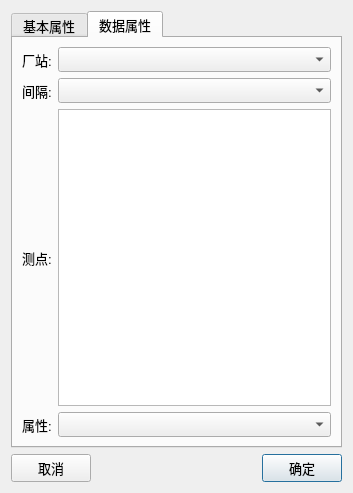
<?xml version="1.0" encoding="UTF-8"?>
<ui version="4.0">
 <class>digitalPage</class>
 <widget class="QDialog" name="digitalPage">
  <property name="geometry">
   <rect>
    <x>0</x>
    <y>0</y>
    <width>353</width>
    <height>480</height>
   </rect>
  </property>
  <property name="font">
   <font>
    <pointsize>10</pointsize>
   </font>
  </property>
  <property name="windowTitle">
   <string>图元</string>
  </property>
  <layout class="QVBoxLayout" name="verticalLayout_4">
   <item>
    <widget class="QTabWidget" name="tabWidget">
     <property name="currentIndex">
      <number>1</number>
     </property>
     <widget class="QWidget" name="baseTab">
      <attribute name="title">
       <string>基本属性</string>
      </attribute>
      <layout class="QVBoxLayout" name="verticalLayout_3">
       <item>
        <widget class="QGroupBox" name="groupBox">
         <property name="title">
          <string>基本信息</string>
         </property>
         <layout class="QVBoxLayout" name="verticalLayout_6">
          <item>
           <layout class="QHBoxLayout" name="horizontalLayout">
            <item>
             <widget class="QLabel" name="label_5">
              <property name="text">
               <string>厂站:</string>
              </property>
             </widget>
            </item>
            <item>
             <widget class="QLineEdit" name="stLineEdit">
              <property name="minimumSize">
               <size>
                <width>0</width>
                <height>25</height>
               </size>
              </property>
             </widget>
            </item>
           </layout>
          </item>
          <item>
           <layout class="QHBoxLayout" name="horizontalLayout_2">
            <item>
             <widget class="QLabel" name="label_6">
              <property name="text">
               <string>间隔:</string>
              </property>
             </widget>
            </item>
            <item>
             <widget class="QLineEdit" name="jgLineEdit">
              <property name="minimumSize">
               <size>
                <width>0</width>
                <height>25</height>
               </size>
              </property>
             </widget>
            </item>
           </layout>
          </item>
          <item>
           <layout class="QHBoxLayout" name="horizontalLayout_3">
            <item>
             <widget class="QLabel" name="label_7">
              <property name="text">
               <string>测点:</string>
              </property>
             </widget>
            </item>
            <item>
             <widget class="QLineEdit" name="ptLineEdit">
              <property name="minimumSize">
               <size>
                <width>0</width>
                <height>25</height>
               </size>
              </property>
             </widget>
            </item>
           </layout>
          </item>
         </layout>
        </widget>
       </item>
       <item>
        <widget class="QGroupBox" name="groupBox_2">
         <property name="title">
          <string>测点布局</string>
         </property>
         <layout class="QVBoxLayout" name="verticalLayout_7">
          <item>
           <layout class="QHBoxLayout" name="horizontalLayout_4">
            <item>
             <widget class="QLabel" name="label_8">
              <property name="text">
               <string>X:</string>
              </property>
             </widget>
            </item>
            <item>
             <widget class="QLineEdit" name="ptX">
              <property name="minimumSize">
               <size>
                <width>0</width>
                <height>25</height>
               </size>
              </property>
             </widget>
            </item>
            <item>
             <widget class="QLabel" name="label_9">
              <property name="text">
               <string>Y:</string>
              </property>
             </widget>
            </item>
            <item>
             <widget class="QLineEdit" name="ptY">
              <property name="minimumSize">
               <size>
                <width>0</width>
                <height>25</height>
               </size>
              </property>
             </widget>
            </item>
           </layout>
          </item>
          <item>
           <layout class="QHBoxLayout" name="horizontalLayout_5">
            <item>
             <widget class="QLabel" name="label_10">
              <property name="text">
               <string>宽度:</string>
              </property>
             </widget>
            </item>
            <item>
             <widget class="QLineEdit" name="ptWidth">
              <property name="minimumSize">
               <size>
                <width>0</width>
                <height>25</height>
               </size>
              </property>
             </widget>
            </item>
            <item>
             <widget class="QLabel" name="label_11">
              <property name="text">
               <string>高度:</string>
              </property>
             </widget>
            </item>
            <item>
             <widget class="QLineEdit" name="ptHeight">
              <property name="minimumSize">
               <size>
                <width>0</width>
                <height>25</height>
               </size>
              </property>
             </widget>
            </item>
           </layout>
          </item>
          <item>
           <layout class="QHBoxLayout" name="horizontalLayout_6">
            <item>
             <widget class="QLabel" name="label_12">
              <property name="text">
               <string>旋转:</string>
              </property>
             </widget>
            </item>
            <item>
             <widget class="QLineEdit" name="ptRotate">
              <property name="minimumSize">
               <size>
                <width>0</width>
                <height>25</height>
               </size>
              </property>
             </widget>
            </item>
            <item>
             <spacer name="horizontalSpacer">
              <property name="orientation">
               <enum>Qt::Horizontal</enum>
              </property>
              <property name="sizeHint" stdset="0">
               <size>
                <width>148</width>
                <height>20</height>
               </size>
              </property>
             </spacer>
            </item>
           </layout>
          </item>
         </layout>
        </widget>
       </item>
       <item>
        <widget class="QGroupBox" name="groupBox_3">
         <property name="title">
          <string>图元状态</string>
         </property>
         <layout class="QVBoxLayout" name="verticalLayout">
          <item>
           <layout class="QHBoxLayout" name="horizontalLayout_14" stretch="9,1">
            <item>
             <layout class="QHBoxLayout" name="horizontalLayout_8">
              <item>
               <widget class="QLabel" name="label_13">
                <property name="minimumSize">
                 <size>
                  <width>30</width>
                  <height>30</height>
                 </size>
                </property>
                <property name="text">
                 <string>遥信分</string>
                </property>
               </widget>
              </item>
              <item>
               <spacer name="horizontalSpacer_2">
                <property name="orientation">
                 <enum>Qt::Horizontal</enum>
                </property>
                <property name="sizeHint" stdset="0">
                 <size>
                  <width>18</width>
                  <height>20</height>
                 </size>
                </property>
               </spacer>
              </item>
              <item>
               <widget class="QLabel" name="label_14">
                <property name="minimumSize">
                 <size>
                  <width>30</width>
                  <height>30</height>
                 </size>
                </property>
                <property name="text">
                 <string>遥信合</string>
                </property>
               </widget>
              </item>
              <item>
               <spacer name="horizontalSpacer_7">
                <property name="orientation">
                 <enum>Qt::Horizontal</enum>
                </property>
                <property name="sizeHint" stdset="0">
                 <size>
                  <width>18</width>
                  <height>20</height>
                 </size>
                </property>
               </spacer>
              </item>
              <item>
               <widget class="QLabel" name="label_15">
                <property name="minimumSize">
                 <size>
                  <width>40</width>
                  <height>30</height>
                 </size>
                </property>
                <property name="text">
                 <string>双分错</string>
                </property>
               </widget>
              </item>
              <item>
               <spacer name="horizontalSpacer_8">
                <property name="orientation">
                 <enum>Qt::Horizontal</enum>
                </property>
                <property name="sizeHint" stdset="0">
                 <size>
                  <width>28</width>
                  <height>20</height>
                 </size>
                </property>
               </spacer>
              </item>
              <item>
               <widget class="QLabel" name="label_16">
                <property name="minimumSize">
                 <size>
                  <width>30</width>
                  <height>0</height>
                 </size>
                </property>
                <property name="text">
                 <string>双合错</string>
                </property>
               </widget>
              </item>
             </layout>
            </item>
            <item>
             <spacer name="horizontalSpacer_10">
              <property name="orientation">
               <enum>Qt::Horizontal</enum>
              </property>
              <property name="sizeHint" stdset="0">
               <size>
                <width>40</width>
                <height>20</height>
               </size>
              </property>
             </spacer>
            </item>
           </layout>
          </item>
          <item>
           <layout class="QHBoxLayout" name="horizontalLayout_15" stretch="9,1">
            <item>
             <layout class="QHBoxLayout" name="horizontalLayout_7" stretch="2,1,2,1,2,1,2">
              <item>
               <widget class="QLabel" name="open">
                <property name="minimumSize">
                 <size>
                  <width>40</width>
                  <height>40</height>
                 </size>
                </property>
                <property name="text">
                 <string>TextLabel</string>
                </property>
               </widget>
              </item>
              <item>
               <spacer name="horizontalSpacer_4">
                <property name="orientation">
                 <enum>Qt::Horizontal</enum>
                </property>
                <property name="sizeHint" stdset="0">
                 <size>
                  <width>18</width>
                  <height>20</height>
                 </size>
                </property>
               </spacer>
              </item>
              <item>
               <widget class="QLabel" name="close">
                <property name="minimumSize">
                 <size>
                  <width>40</width>
                  <height>40</height>
                 </size>
                </property>
                <property name="text">
                 <string>TextLabel</string>
                </property>
               </widget>
              </item>
              <item>
               <spacer name="horizontalSpacer_5">
                <property name="orientation">
                 <enum>Qt::Horizontal</enum>
                </property>
                <property name="sizeHint" stdset="0">
                 <size>
                  <width>28</width>
                  <height>20</height>
                 </size>
                </property>
               </spacer>
              </item>
              <item>
               <widget class="QLabel" name="wrongOpen">
                <property name="minimumSize">
                 <size>
                  <width>40</width>
                  <height>40</height>
                 </size>
                </property>
                <property name="text">
                 <string>TextLabel</string>
                </property>
               </widget>
              </item>
              <item>
               <spacer name="horizontalSpacer_6">
                <property name="orientation">
                 <enum>Qt::Horizontal</enum>
                </property>
                <property name="sizeHint" stdset="0">
                 <size>
                  <width>28</width>
                  <height>20</height>
                 </size>
                </property>
               </spacer>
              </item>
              <item>
               <widget class="QLabel" name="wrongClose">
                <property name="minimumSize">
                 <size>
                  <width>40</width>
                  <height>40</height>
                 </size>
                </property>
                <property name="text">
                 <string>TextLabel</string>
                </property>
               </widget>
              </item>
             </layout>
            </item>
            <item>
             <spacer name="horizontalSpacer_9">
              <property name="orientation">
               <enum>Qt::Horizontal</enum>
              </property>
              <property name="sizeHint" stdset="0">
               <size>
                <width>40</width>
                <height>20</height>
               </size>
              </property>
             </spacer>
            </item>
           </layout>
          </item>
         </layout>
        </widget>
       </item>
      </layout>
     </widget>
     <widget class="QWidget" name="dataTab">
      <attribute name="title">
       <string>数据属性</string>
      </attribute>
      <layout class="QVBoxLayout" name="verticalLayout_2">
       <item>
        <layout class="QHBoxLayout" name="horizontalLayout_9" stretch="1,9">
         <item>
          <widget class="QLabel" name="label">
           <property name="text">
            <string>厂站:</string>
           </property>
          </widget>
         </item>
         <item>
          <widget class="QComboBox" name="stComboBox">
           <property name="minimumSize">
            <size>
             <width>0</width>
             <height>25</height>
            </size>
           </property>
          </widget>
         </item>
        </layout>
       </item>
       <item>
        <layout class="QHBoxLayout" name="horizontalLayout_10" stretch="1,9">
         <item>
          <widget class="QLabel" name="label_2">
           <property name="text">
            <string>间隔:</string>
           </property>
          </widget>
         </item>
         <item>
          <widget class="QComboBox" name="jgComboBox">
           <property name="minimumSize">
            <size>
             <width>0</width>
             <height>25</height>
            </size>
           </property>
          </widget>
         </item>
        </layout>
       </item>
       <item>
        <layout class="QHBoxLayout" name="horizontalLayout_11">
         <item>
          <widget class="QLabel" name="label_3">
           <property name="text">
            <string>测点:</string>
           </property>
          </widget>
         </item>
         <item>
          <widget class="QListWidget" name="ptListWidget">
           <property name="minimumSize">
            <size>
             <width>270</width>
             <height>260</height>
            </size>
           </property>
          </widget>
         </item>
        </layout>
       </item>
       <item>
        <layout class="QHBoxLayout" name="horizontalLayout_12" stretch="1,9">
         <item>
          <widget class="QLabel" name="label_4">
           <property name="text">
            <string>属性:</string>
           </property>
          </widget>
         </item>
         <item>
          <widget class="QComboBox" name="attrComboBox">
           <property name="minimumSize">
            <size>
             <width>0</width>
             <height>25</height>
            </size>
           </property>
          </widget>
         </item>
        </layout>
       </item>
      </layout>
     </widget>
    </widget>
   </item>
   <item>
    <layout class="QHBoxLayout" name="horizontalLayout_13">
     <item>
      <widget class="QPushButton" name="cancelBtn">
       <property name="minimumSize">
        <size>
         <width>0</width>
         <height>28</height>
        </size>
       </property>
       <property name="text">
        <string>取消</string>
       </property>
       <property name="icon">
        <iconset theme="dd">
         <normaloff>.</normaloff>.</iconset>
       </property>
       <property name="autoDefault">
        <bool>false</bool>
       </property>
      </widget>
     </item>
     <item>
      <spacer name="horizontalSpacer_3">
       <property name="orientation">
        <enum>Qt::Horizontal</enum>
       </property>
       <property name="sizeHint" stdset="0">
        <size>
         <width>168</width>
         <height>20</height>
        </size>
       </property>
      </spacer>
     </item>
     <item>
      <widget class="QPushButton" name="okBtn">
       <property name="minimumSize">
        <size>
         <width>0</width>
         <height>28</height>
        </size>
       </property>
       <property name="text">
        <string>确定</string>
       </property>
      </widget>
     </item>
    </layout>
   </item>
  </layout>
 </widget>
 <resources/>
 <connections/>
</ui>
